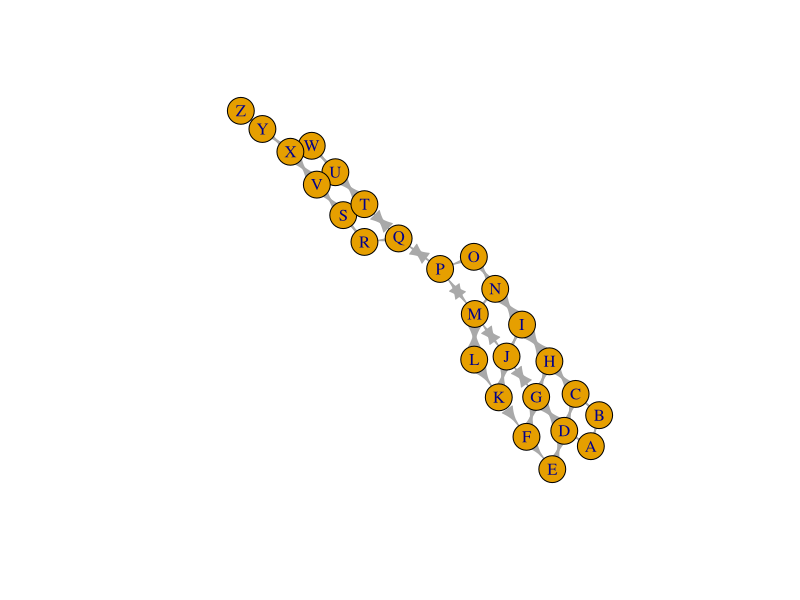

Generate this figure with R:
library(igraph)

# Cria o grafo baseado nos pontos descritos
grafo = graph_from_literal(
A++B,
A++D,
B++C,
C++D,
C++H,
D++E,
F-+E,
K-+F,
L-+K,
L++M,
M++J,
J++G,
J++K,
G++D,
G++H,
G++F,
H++I,
I++N,
I++J,
N++M,
N++O,
O-+P,
P++M,
P++Q,
Q-+R,
R++S,
S++T,
T++Q,
T++U,
U++V,
V++S,
U++W,
W++X,
X++V,
X++Y,
Y++Z
)

# Pontos iniciais e finais para busca de caminhos
start = 'E'
end = 'Z'

# Monta o grafo em um arquivo pdf ou img
plot(grafo)

# Mostra os possiveis caminhos
all_shortest_paths(grafo, start, end)